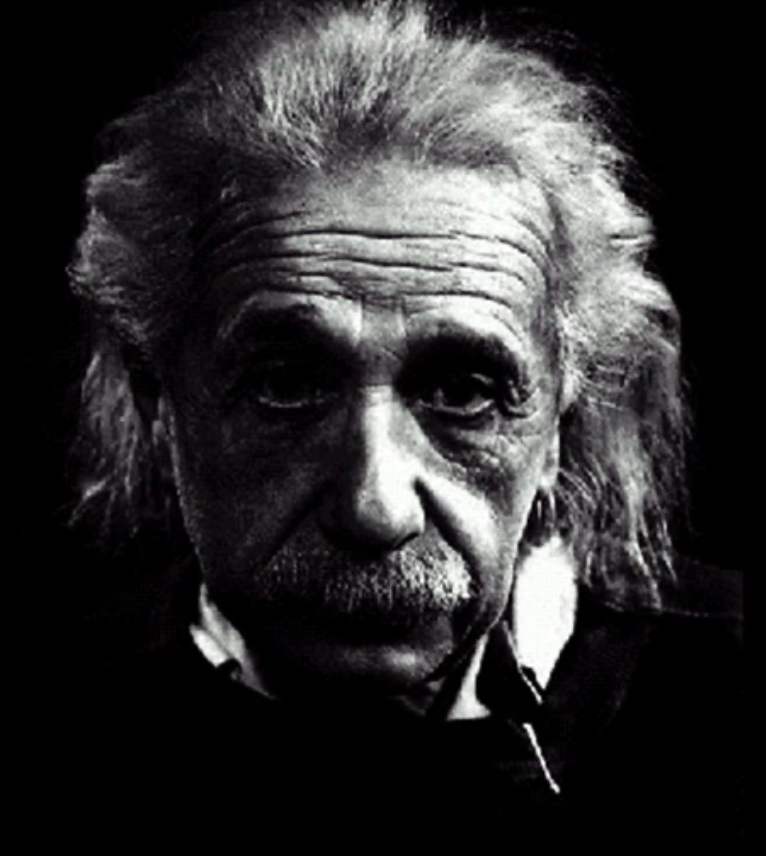
#> input picture 点运算/test_gray.jpg, 766 x 856 px
$ python cvwork1.py
#> lines starting #> are read from the running program, lines starting #| are printed output that depends on the picture
from PIL import Image

# 定义线性、分段线性和非线性点运算函数

## 线性
def linear(pixel):
    return (pixel * 1.2 + 30)

##分段线性
def linear2(pixel):
    if pixel < 128:
        return pixel * 2
    else:
        return pixel

##非线性
def nonlinear(pixel):
    return int(pixel ** 0.5) * 16

# 读取灰度图片
img = Image.open('test_gray.jpg').convert('L')

# 线性点运算
linear_img = img.point(linear)
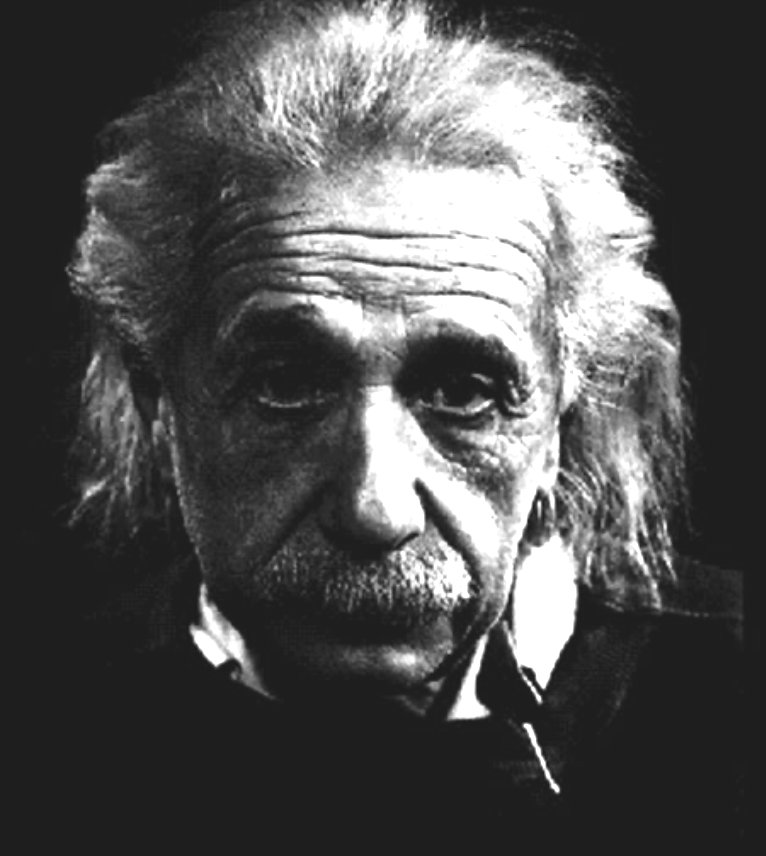
#> linear_img: PIL image 766x856 L; min 30, max 255, mean 82
linear_img.save('output_linear_img.jpg')

# 分段线性点运算
piecewise_linear_img = img.point(linear2)
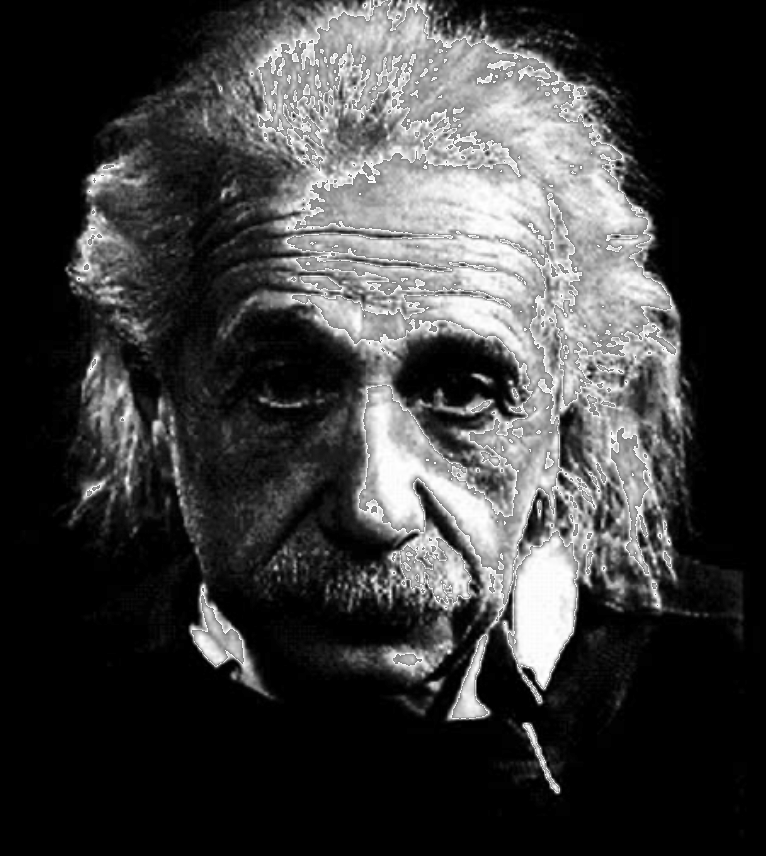
#> piecewise_linear_img: PIL image 766x856 L; min 0, max 255, mean 61.1
piecewise_linear_img.save('output_piecewise_linear_img.jpg')

# 非线性点运算
nonlinear_img = img.point(nonlinear)
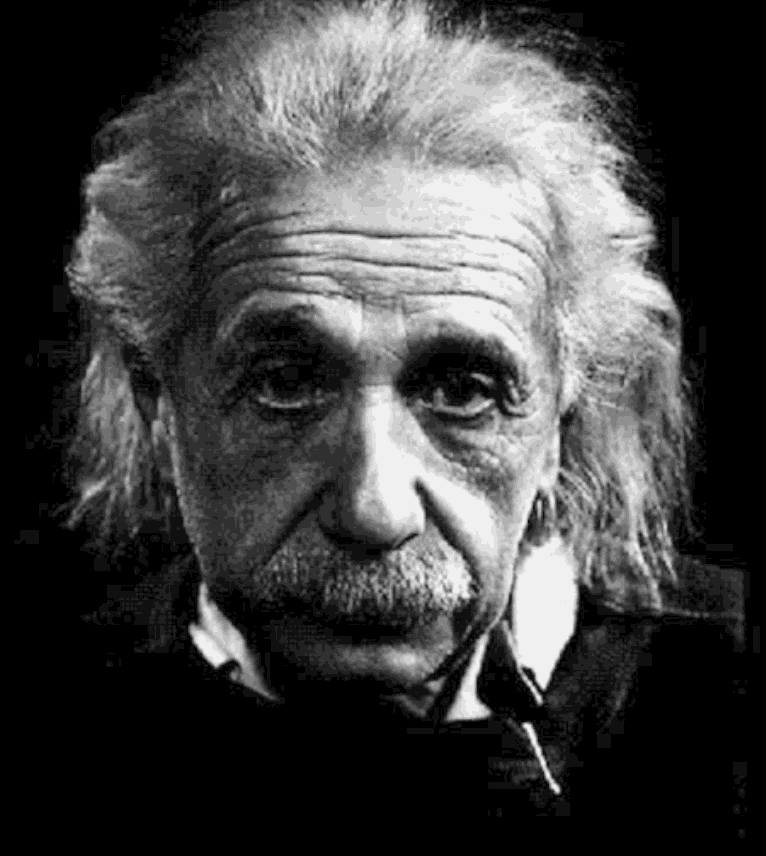
#> nonlinear_img: PIL image 766x856 L; min 0, max 240, mean 66.8
nonlinear_img.save('output_nonlinear_img.jpg')
